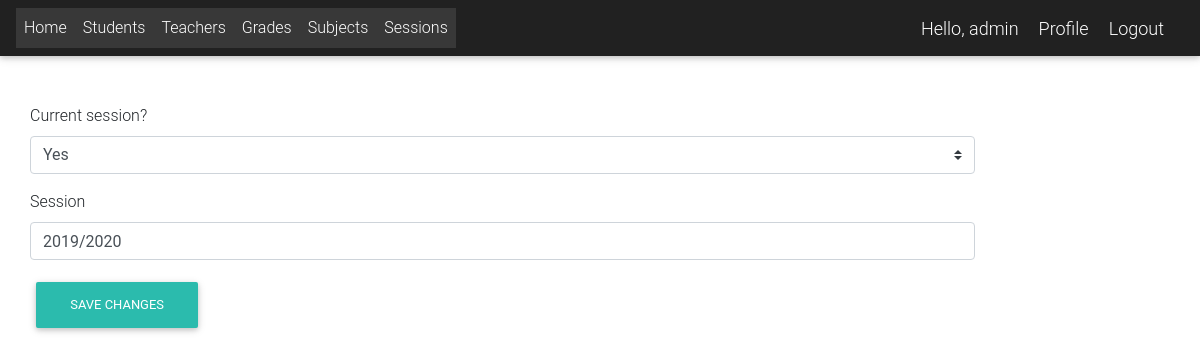
Before: /session_edit/63/ (signed in) with the older database file.
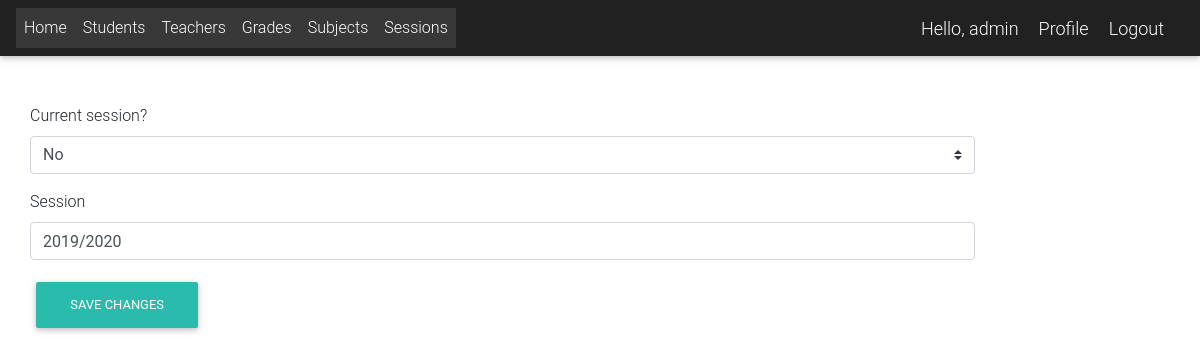
After: the same page with the newer database file.
### app/models.py (models this page shows, shortened)
class Session(models.Model):  # academic year
    session = models.CharField(max_length=200, unique=True)
    is_current_session = models.BooleanField(default=False, blank=True, null=True)

### app/decorators.py (the view)
    def wrapped_func(request, *args, **kwargs):
        request = is_logged_in(request)
        resp = func(request, *args, **kwargs)
        return resp

### app/forms.py
class SessionAddForm(forms.ModelForm):
    is_current_session = forms.CharField(
        widget=forms.Select(choices=((True, 'Yes'), (False, 'No')),attrs={'class': 'browser-default custom-select', }),
        label="Current session?",
    )
    session = forms.CharField(
        max_length=30,
        widget=forms.TextInput(attrs={'class': 'form-control', }),
        label="Session",
    )
    class Meta:
        model = Session
        fields = ['is_current_session', 'session']

### app/models.py (called while the page is built)
    def get_full_name(self):
        full_name = self.username
        if self.first_name and self.last_name:
            full_name = self.last_name + " " + self.first_name
        return full_name

### app/utils.py (called while the page is built)
def is_logged_in(request):
    if request.user.is_authenticated:
        return request
    raise PermissionDenied

### templates/sessions/session_edit.html (shortened to what this page needs)
{% extends 'Links.html' %}
{% block content %}
    <div class="container-fluid mt-5">
        <form role="form" class="form-horizontal" method="post" action="" enctype="multipart/form-data">
            {% for field in form.visible_fields %}
                <div class="form-group{% if field.errors %} has-error{% endif %}">
                    <label for="{{ field.label }}" class="col-sm-2 control-label">{{ field.label }}</label>
                    <div class="col-sm-10">
                        {{ field }}
                    </div>
                </div>
            {% endfor %}
            <div class="form-group">
                <div class="col-sm-offset-2 col-sm-10">
                    <button type="submit" class="btn btn-default btn-rounded mb-4">Save Changes</button>
                </div>
            </div>
        </form>
    </div>
{% endblock %}

Changed rows visible on the page:
changed Session: is_current_session "Yes" → "No"
